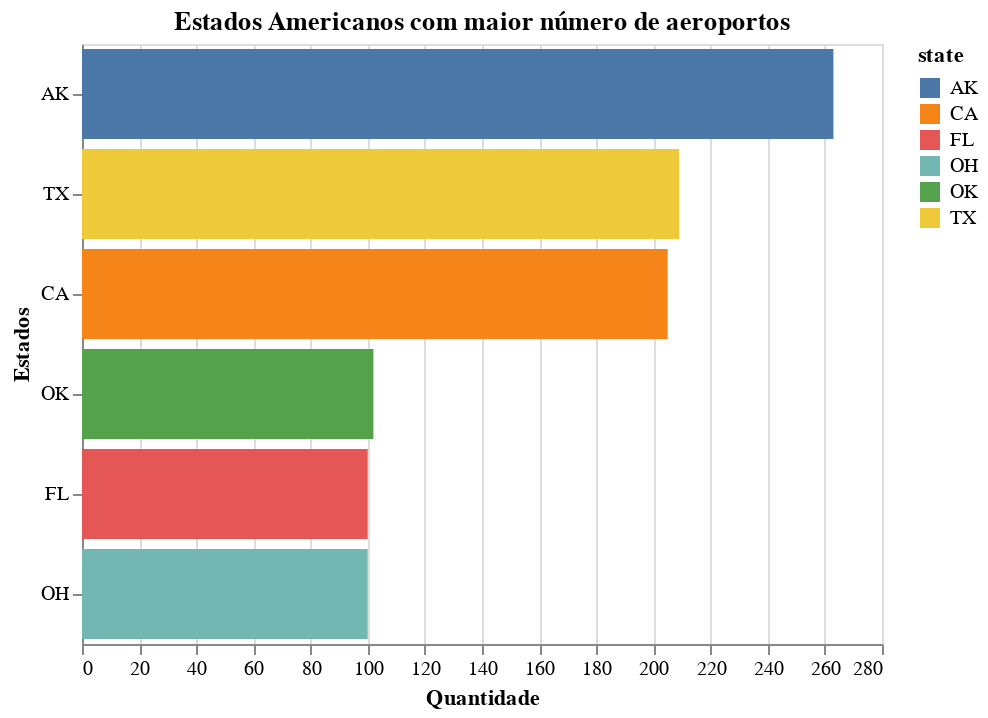

Notebook code cell kept with this figure:
### Markdown cell above
## 4) Utilizando o dataset airports (var = data.airports()):
    -> Faça um rank bar dos 5 primeiros estados dos EUA com maior número de aeroportos

### Code cell
# resposta 4
# a partir desse exercício usar o altair
import pandas as pd
import altair as alt
from vega_datasets import data

var = data.airports()

alt.Chart(var).transform_aggregate(
    count='count()',
    groupby=['state']
).transform_window(
    rank='rank(count)',
    sort=[alt.SortField('count', order='descending')]
).transform_filter(
    alt.datum.rank <= 5
).mark_bar().encode(
    y=alt.Y('state:N',#:N - variável nominal
        sort=alt.EncodingSortField(field='count', op='sum', order='descending'),
        title='Estados'
    ),
    x=alt.X('count:Q',title='Quantidade'),#:Q - variáveis quantitativas
    color=alt.Color('state')
).properties(
    title='Estados Americanos com maior número de aeroportos',
)

### Figure 1 — Vega-Lite specification as saved in the notebook (floating-point values rounded to 4 significant figures; data arrays with more than 128 entries replaced by an {"elided": "..."} marker saying what was removed)
{"$schema": "https://vega.github.io/schema/vega-lite/v3.4.0.json", "config": {"mark": {"tooltip": null}, "view": {"height": 300, "width": 400}}, "data": {"name": "data-0ef4560d5f2c50754cbb7983fe73c2e9"}, "datasets": {"data-0ef4560d5f2c50754cbb7983fe73c2e9": {"elided": "3376 records"}}, "encoding": {"color": {"field": "state", "type": "nominal"}, "x": {"field": "count", "title": "Quantidade", "type": "quantitative"}, "y": {"field": "state", "sort": {"field": "count", "op": "sum", "order": "descending"}, "title": "Estados", "type": "nominal"}}, "mark": "bar", "title": "Estados Americanos com maior número de aeroportos", "transform": [{"aggregate": [{"as": "count", "op": "count"}], "groupby": ["state"]}, {"sort": [{"field": "count", "order": "descending"}], "window": [{"as": "rank", "field": "count", "op": "rank"}]}, {"filter": "(datum.rank <= 5)"}]}
